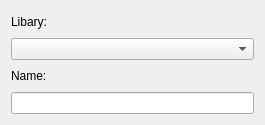
<?xml version="1.0" encoding="UTF-8"?>
<ui version="4.0">
 <class>Form</class>
 <widget class="QWidget" name="Form">
  <property name="geometry">
   <rect>
    <x>0</x>
    <y>0</y>
    <width>265</width>
    <height>125</height>
   </rect>
  </property>
  <property name="windowTitle">
   <string>Form</string>
  </property>
  <layout class="QVBoxLayout" name="verticalLayout">
   <item>
    <widget class="QLabel" name="label">
     <property name="text">
      <string>Libary:</string>
     </property>
    </widget>
   </item>
   <item>
    <widget class="QComboBox" name="LibaryList"/>
   </item>
   <item>
    <widget class="QLabel" name="label_2">
     <property name="text">
      <string>Name:</string>
     </property>
    </widget>
   </item>
   <item>
    <widget class="QLineEdit" name="EneterName"/>
   </item>
  </layout>
 </widget>
 <resources/>
 <connections/>
</ui>
